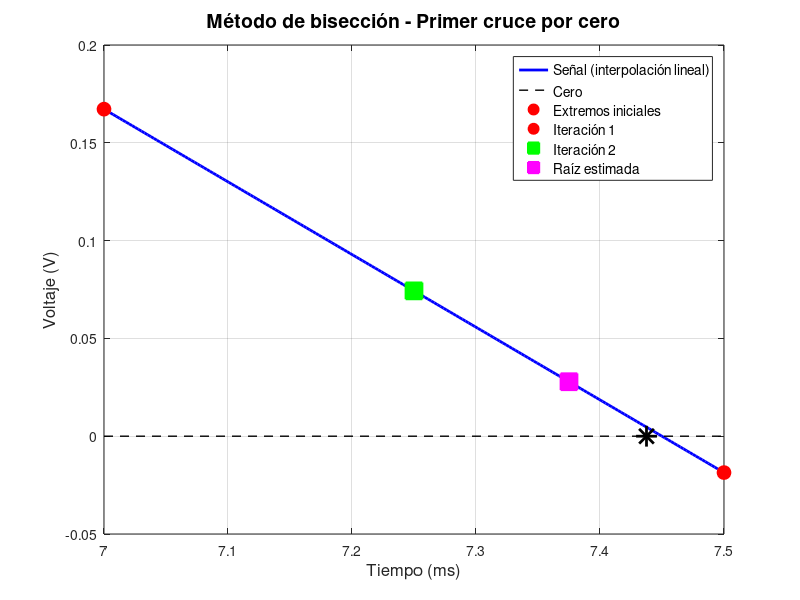

This chart was generated by the following MATLAB code:

clear; clc; close all;

% Datos
t = [0, 0.5, 1, 1.5, 2, 2.5, 3, 3.5, 4, 4.5, ...
     5, 5.5, 6, 6.5, 7, 7.5, 8, 8.5, 9, 9.5, ...
     10, 10.5, 11, 11.5, 12, 12.5, 13, 13.5, 14, 14.5, 15];

V = [4.8120, 4.2635, 3.7541, 3.2804, 2.8387, 2.4236, 2.0314, 1.6583, ...
     1.3011, 1.2574, 1.1460, 0.8624, 0.6048, 0.3720, 0.1672, -0.0186, ...
     -0.1805, -0.3142, -0.3148, -0.2769, -0.2100, 0.0483, 0.2931, ...
     0.5185, 0.7214, 0.8982, 1.0456, 1.1618, 1.2465, 1.3001, 1.3228];
fprintf('=== PARTE 3: BÚSQUEDA DE RAÍCES ===\n');
fprintf('PASO 1: Intervalos con cambio de signo (cruce por cero)\n\n');

cruces = [];
for i = 1:length(t)-1
    if V(i) * V(i+1) < 0
        fprintf('Intervalo [%.1f, %.1f] ms -> cambio de signo (%.4f V a %.4f V)\n', ...
                t(i), t(i+1), V(i), V(i+1));
        cruces = [cruces; t(i), t(i+1)];
    end
end

fprintf('\nPASO 2 Y 3: Método de bisección en el primer intervalo [%.1f, %.1f]\n', cruces(1,1), cruces(1,2));

a = cruces(1, 1);
b = cruces(1, 2);
fa = interp1(t, V, a, 'linear');
fb = interp1(t, V, b, 'linear');

fprintf('\nIteración 0:\n');
fprintf('  a = %.4f ms, f(a) = %.5f V\n', a, fa);
fprintf('  b = %.4f ms, f(b) = %.5f V\n', b, fb);

% Iteración 1
c1 = (a + b) / 2;
fc1 = interp1(t, V, c1, 'linear');
fprintf('\nIteración 1:\n');
fprintf('  c1 = %.5f ms\n', c1);
fprintf('  f(c1) = %.5f V\n', fc1);

if fa * fc1 < 0
    b = c1;
else
    a = c1;
end
fprintf('  Nuevo intervalo: [%.5f, %.5f] ms\n', a, b);

% Iteración 2
c2 = (a + b) / 2;
fc2 = interp1(t, V, c2, 'linear');
fprintf('\nIteración 2:\n');
fprintf('  c2 = %.5f ms\n', c2);
fprintf('  f(c2) = %.5f V\n', fc2);

if interp1(t, V, a, 'linear') * fc2 < 0
    b = c2;
else
    a = c2;
end
fprintf('  Nuevo intervalo: [%.5f, %.5f] ms\n', a, b);
fprintf('\nPASO 4: Estimación de la raíz con tolerancia\n');
raiz = (a + b) / 2;
tolerancia = (b - a) / 2;
fprintf('Raíz estimada: %.5f ms\n', raiz);
fprintf('Tolerancia (media longitud del intervalo): ±%.5f ms\n', tolerancia);
figure('Position', [100, 100, 900, 600]);
t_fino = linspace(cruces(1,1), cruces(1,2), 200);
V_fino = interp1(t, V, t_fino, 'linear');
plot(t_fino, V_fino, 'b-', 'LineWidth', 2);
hold on;
plot([cruces(1,1), cruces(1,2)], [0, 0], 'k--', 'LineWidth', 1);
plot(cruces(1,1), interp1(t, V, cruces(1,1), 'linear'), 'ro', 'MarkerSize', 10, 'MarkerFaceColor', 'r');
plot(cruces(1,2), interp1(t, V, cruces(1,2), 'linear'), 'ro', 'MarkerSize', 10, 'MarkerFaceColor', 'r');
plot(c1, fc1, 'gs', 'MarkerSize', 12, 'MarkerFaceColor', 'g', 'LineWidth', 1.5);
plot(c2, fc2, 'ms', 'MarkerSize', 12, 'MarkerFaceColor', 'm', 'LineWidth', 1.5);
plot(raiz, 0, 'k*', 'MarkerSize', 15, 'LineWidth', 2);
xlabel('Tiempo (ms)', 'FontSize', 12);
ylabel('Voltaje (V)', 'FontSize', 12);
title('Método de bisección - Primer cruce por cero', 'FontSize', 14);
legend('Señal (interpolación lineal)', 'Cero', ...
       'Extremos iniciales', 'Iteración 1', 'Iteración 2', ...
       'Raíz estimada', 'Location', 'best', 'FontSize', 10);
grid on;
hold off;

shg;
